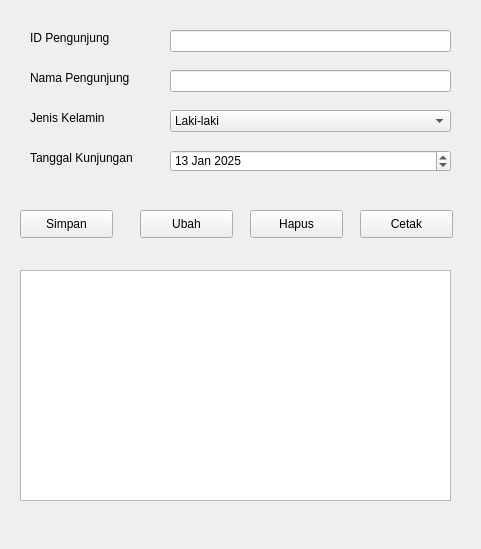
<?xml version="1.0" encoding="UTF-8"?>
<ui version="4.0">
 <class>Form</class>
 <widget class="QWidget" name="Form">
  <property name="geometry">
   <rect>
    <x>0</x>
    <y>0</y>
    <width>481</width>
    <height>549</height>
   </rect>
  </property>
  <property name="windowTitle">
   <string>Form</string>
  </property>
  <widget class="QPushButton" name="btnHapus">
   <property name="geometry">
    <rect>
     <x>250</x>
     <y>210</y>
     <width>93</width>
     <height>28</height>
    </rect>
   </property>
   <property name="text">
    <string>Hapus</string>
   </property>
  </widget>
  <widget class="QPushButton" name="btnCetak">
   <property name="geometry">
    <rect>
     <x>360</x>
     <y>210</y>
     <width>93</width>
     <height>28</height>
    </rect>
   </property>
   <property name="text">
    <string>Cetak</string>
   </property>
  </widget>
  <widget class="QPushButton" name="btnUbah">
   <property name="geometry">
    <rect>
     <x>140</x>
     <y>210</y>
     <width>93</width>
     <height>28</height>
    </rect>
   </property>
   <property name="text">
    <string>Ubah</string>
   </property>
  </widget>
  <widget class="QLabel" name="label_4">
   <property name="geometry">
    <rect>
     <x>30</x>
     <y>150</y>
     <width>121</width>
     <height>16</height>
    </rect>
   </property>
   <property name="text">
    <string>Tanggal Kunjungan</string>
   </property>
  </widget>
  <widget class="QPushButton" name="btnSimpan">
   <property name="geometry">
    <rect>
     <x>20</x>
     <y>210</y>
     <width>93</width>
     <height>28</height>
    </rect>
   </property>
   <property name="text">
    <string>Simpan</string>
   </property>
  </widget>
  <widget class="QLabel" name="label">
   <property name="geometry">
    <rect>
     <x>30</x>
     <y>30</y>
     <width>91</width>
     <height>16</height>
    </rect>
   </property>
   <property name="text">
    <string>ID Pengunjung</string>
   </property>
  </widget>
  <widget class="QLineEdit" name="editnmPengunjung">
   <property name="geometry">
    <rect>
     <x>170</x>
     <y>70</y>
     <width>281</width>
     <height>22</height>
    </rect>
   </property>
  </widget>
  <widget class="QLineEdit" name="editIDPengunjung">
   <property name="geometry">
    <rect>
     <x>170</x>
     <y>30</y>
     <width>281</width>
     <height>22</height>
    </rect>
   </property>
  </widget>
  <widget class="QLabel" name="label_2">
   <property name="geometry">
    <rect>
     <x>30</x>
     <y>70</y>
     <width>111</width>
     <height>16</height>
    </rect>
   </property>
   <property name="text">
    <string>Nama Pengunjung</string>
   </property>
  </widget>
  <widget class="QLabel" name="label_3">
   <property name="geometry">
    <rect>
     <x>30</x>
     <y>110</y>
     <width>91</width>
     <height>16</height>
    </rect>
   </property>
   <property name="text">
    <string>Jenis Kelamin</string>
   </property>
  </widget>
  <widget class="QTableView" name="tablePengunjung">
   <property name="geometry">
    <rect>
     <x>20</x>
     <y>270</y>
     <width>431</width>
     <height>231</height>
    </rect>
   </property>
  </widget>
  <widget class="QComboBox" name="cbJK">
   <property name="geometry">
    <rect>
     <x>170</x>
     <y>110</y>
     <width>281</width>
     <height>22</height>
    </rect>
   </property>
   <item>
    <property name="text">
     <string>Laki-laki</string>
    </property>
   </item>
   <item>
    <property name="text">
     <string>Perempuan</string>
    </property>
   </item>
  </widget>
  <widget class="QDateEdit" name="dateTglKunjungan">
   <property name="geometry">
    <rect>
     <x>170</x>
     <y>150</y>
     <width>281</width>
     <height>22</height>
    </rect>
   </property>
   <property name="date">
    <date>
     <year>2025</year>
     <month>1</month>
     <day>13</day>
    </date>
   </property>
  </widget>
 </widget>
 <resources/>
 <connections/>
</ui>
